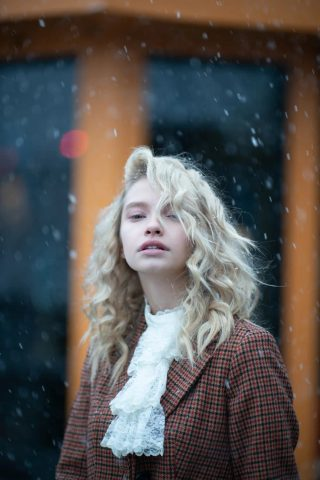
#> input picture looks/cvatik/cvatik-01.jpg, 320 x 480 px
$ python reference_match.py --reference ../looks/cvatik/cvatik-01.jpg --user-photo ../looks/cvatik/cvatik-02.jpg --output out.png
#> lines starting #> are read from the running program, lines starting #| are printed output that depends on the picture
#!/usr/bin/env python3
"""Transfer a reference photo's tone and color onto a user photo, pixel for pixel.

This is a color transform, not a renderer: it never synthesizes or moves image
content. Inputs are interpreted as sRGB unless an embedded 8-bit ICC profile
can be converted to sRGB. Tone is fitted with a smoothed empirical quantile
curve; Lab a/b mean and deviation are then matched (a Reinhard-style transform,
distinct from the original paper's l-alpha-beta color space).
"""
from __future__ import annotations

import argparse
import io
from pathlib import Path
import sys

import cv2
import numpy as np
from PIL import Image, ImageCms
from skimage.color import rgb2lab


def _read(path: Path) -> tuple[np.ndarray, np.ndarray | None, bytes | None]:
    """Read unchanged depth/channel data; return RGB(A), alpha, and ICC bytes."""
    arr = cv2.imread(str(path), cv2.IMREAD_UNCHANGED)
    if arr is None:
        raise ValueError(f"Could not read image: {path}")
    icc = None
    orientation = 1
    if path.suffix.lower() in {".tif", ".tiff"}:
        try:
            import tifffile
            with tifffile.TiffFile(path) as tf:
                icc = tf.pages[0].tags.get("InterColorProfile")
                icc = icc.value if icc is not None else None
                tag = tf.pages[0].tags.get("Orientation")
                orientation = int(tag.value) if tag is not None else 1
        except Exception:
            icc = None
    else:
        try:
            with Image.open(path) as im:
                icc = im.info.get("icc_profile")
                orientation = int(im.getexif().get(274, 1))
        except Exception:
            pass
    if arr.ndim == 2:
        arr = np.repeat(arr[..., None], 3, axis=2)
    if arr.ndim != 3 or arr.shape[2] not in (3, 4):
        raise ValueError(f"Expected grayscale, RGB, or RGBA input: {path}")
    if arr.dtype.kind not in "uif":
        raise ValueError(f"Unsupported image data type {arr.dtype}: {path}")
    if arr.dtype.kind == "f" and (not np.isfinite(arr).all() or arr.min() < 0 or arr.max() > 1):
        raise ValueError(f"Floating-point input must contain finite normalized values in [0, 1]: {path}")
    # OpenCV stores color channels as BGR(A).
    arr = arr[..., [2, 1, 0] + ([3] if arr.shape[2] == 4 else [])]
    # Apply the EXIF display transform to every channel before extracting alpha
    # or checking dimensions against masks. The transform is lossless and keeps
    # the decoded pixel values intact.
    if orientation == 2:
        arr = np.flip(arr, axis=1)
    elif orientation == 3:
        arr = np.rot90(arr, 2)
    elif orientation == 4:
        arr = np.flip(arr, axis=0)
    elif orientation == 5:
        arr = np.swapaxes(arr, 0, 1)
    elif orientation == 6:
        arr = np.rot90(arr, 3)
    elif orientation == 7:
        arr = np.flip(np.swapaxes(arr, 0, 1), axis=(0, 1))
    elif orientation == 8:
        arr = np.rot90(arr, 1)
    alpha = arr[..., 3].copy() if arr.shape[2] == 4 else None
    return arr[..., :3], alpha, icc


def _to_unit(rgb: np.ndarray) -> tuple[np.ndarray, float]:
    if rgb.dtype.kind == "f":
        return rgb.astype(np.float64), 1.0
    scale = float(np.iinfo(rgb.dtype).max)
    return rgb.astype(np.float64) / scale, scale


def _icc_to_srgb(rgb: np.ndarray, profile: bytes | None, path: Path) -> np.ndarray:
    if not profile:
        return rgb
    if rgb.dtype != np.uint8:
        try:
            name = ImageCms.getProfileName(ImageCms.ImageCmsProfile(io.BytesIO(profile))).strip().lower()
        except Exception as exc:
            raise ValueError(f"Could not identify embedded ICC profile in {path}: {exc}") from exc
        if name.startswith("srgb"):
            return rgb
        raise ValueError(
            f"{path} has a non-sRGB ICC profile, but profile conversion is only supported for 8-bit images. "
            "Convert it to 16-bit sRGB in a color-managed editor before matching; "
            "16-bit TIFF data is never silently reduced."
        )
    try:
        image = Image.fromarray(rgb, "RGB")
        source = ImageCms.ImageCmsProfile(io.BytesIO(profile))
        target = ImageCms.createProfile("sRGB")
        return np.asarray(ImageCms.profileToProfile(image, source, target, outputMode="RGB"))
    except Exception as exc:
        raise ValueError(f"Could not convert embedded ICC profile in {path}: {exc}") from exc


def _mask(path: Path | None, shape: tuple[int, int]) -> np.ndarray | None:
    if path is None:
        return None
    m = cv2.imread(str(path), cv2.IMREAD_GRAYSCALE)
    if m is None:
        raise ValueError(f"Could not read mask: {path}")
    if m.shape != shape:
        raise ValueError(f"Mask dimensions {m.shape[1]}x{m.shape[0]} do not match image {shape[1]}x{shape[0]}: {path}")
    return m.astype(np.float64) / 255.0


def _smooth_quantile_curve(source: np.ndarray, reference: np.ndarray, weights: np.ndarray | None = None,
                           reference_weights: np.ndarray | None = None) -> tuple[np.ndarray, np.ndarray]:
    """Build a monotone, smoothed empirical quantile mapping for Lab lightness."""
    s = source.ravel()
    r = reference.ravel()
    sw = weights.ravel() if weights is not None else None
    if sw is not None:
        valid = sw > 0
        s, sw = s[valid], sw[valid]
    if s.size == 0 or r.size == 0:
        raise ValueError("A region mask has no pixels")
    quantiles = np.linspace(0, 1, 257)
    sq = np.quantile(s, quantiles) if sw is None else _weighted_quantile(s, sw, quantiles)
    if reference_weights is None:
        rq = np.quantile(r, quantiles)
    else:
        rw = reference_weights.ravel()
        valid = rw > 0
        if not valid.any():
            raise ValueError("Reference region mask has no pixels")
        rq = _weighted_quantile(r[valid], rw[valid], quantiles)
    if np.ptp(sq) <= 1e-12:
        median = float(np.quantile(r, 0.5)) if reference_weights is None else float(
            _weighted_quantile(r[valid], rw[valid], np.array([0.5]))[0])
        return np.array([sq[0]]), np.array([median])
    # Smooth the target lookup while preserving monotonicity. Ties remain ties;
    # a flat source region has no recoverable local detail to spread across.
    kernel = np.array([1, 4, 6, 4, 1], dtype=np.float64) / 16
    padded = np.pad(rq, (2, 2), mode="edge")
    rq = np.convolve(padded, kernel, mode="valid")
    rq = np.maximum.accumulate(rq)
    # Collapse tied source knots and average their corresponding targets. This
    # keeps the curve single-valued and maps a flat source distribution to the
    # reference median instead of arbitrarily choosing either endpoint.
    unique, inverse, counts = np.unique(sq, return_inverse=True, return_counts=True)
    target = np.bincount(inverse, weights=rq) / counts
    return unique, np.maximum.accumulate(target)


def _weighted_quantile(values: np.ndarray, weights: np.ndarray, q: np.ndarray) -> np.ndarray:
    order = np.argsort(values)
    x, w = values[order], weights[order]
    cumulative = np.cumsum(w) - 0.5 * w
    cumulative /= max(float(w.sum()), 1e-12)
    return np.interp(q, cumulative, x, left=x[0], right=x[-1])


def _weighted_stats(values: np.ndarray, weights: np.ndarray) -> tuple[float, float]:
    wsum = max(float(weights.sum()), 1e-12)
    mean = float(np.sum(values * weights) / wsum)
    std = float(np.sqrt(np.sum((values - mean) ** 2 * weights) / wsum))
    return mean, std


def _match_lab(src: np.ndarray, ref: np.ndarray, strength: float, chroma_strength: float,
               src_weights: np.ndarray | None = None, ref_weights: np.ndarray | None = None,
               local_contrast_strength: float = 1.0) -> np.ndarray:
    """Transform a single image region in CIE Lab."""
    out = src.copy()
    if strength == 0:
        return out
    sw = np.ones(src.shape[:2]) if src_weights is None else src_weights
    rw = np.ones(ref.shape[:2]) if ref_weights is None else ref_weights
    if sw.sum() <= 0 or rw.sum() <= 0:
        return out
    src_l, ref_l = src[..., 0], ref[..., 0]
    sx, sy = _smooth_quantile_curve(src_l, ref_l, sw, rw)
    tone = np.interp(src_l, sx, sy)
    out[..., 0] = src_l + (tone - src_l) * strength
    for channel in (1, 2):
        sm, ss = _weighted_stats(src[..., channel], sw)
        rm, rs = _weighted_stats(ref[..., channel], rw)
        reinhard = (src[..., channel] - sm) * (rs / max(ss, 1e-6)) + rm
        out[..., channel] = src[..., channel] + (reinhard - src[..., channel]) * strength
    if chroma_strength > 0:
        out[..., 1:3] = _match_hue_chroma(src[..., 1:3], ref[..., 1:3], out[..., 1:3],
                                           sw, rw, strength, chroma_strength)
    if local_contrast_strength > 0:
        out[..., 0] = _match_local_contrast(out[..., 0], ref_l, sw, rw,
                                             strength, local_contrast_strength)
    return out


def _local_detail(luminance: np.ndarray, weights: np.ndarray) -> tuple[float, np.ndarray, np.ndarray] | None:
    """Measure p75 local detail only where an entire 3x3 window is in-region."""
    supported = (weights >= 0.75).astype(np.uint8)
    supported = cv2.erode(supported, np.ones((3, 3), np.uint8), borderType=cv2.BORDER_CONSTANT)
    smooth = cv2.GaussianBlur(luminance.astype(np.float32), (3, 3), 0).astype(np.float64)
    detail = np.abs(luminance - smooth)
    values = detail[supported > 0]
    if values.size < 200:
        return None
    return float(np.percentile(values, 75)), smooth, detail


def _match_local_contrast(luminance: np.ndarray, ref_luminance: np.ndarray,
                          source_weights: np.ndarray, reference_weights: np.ndarray,
                          strength: float, local_strength: float) -> np.ndarray:
    """Scale existing 3x3 local luminance deviations toward the reference."""
    if strength == 0 or local_strength == 0:
        return luminance
    source = _local_detail(luminance, source_weights)
    reference = _local_detail(ref_luminance, reference_weights)
    if source is None or reference is None:
        return luminance
    source_p75, smooth, detail = source
    reference_p75, _, _ = reference
    if source_p75 < 1e-4:
        return luminance
    gain = 1 + (reference_p75 / source_p75 - 1) * strength * local_strength
    # Apply the gain to the signed residual (not its absolute value), retaining
    # the original local structure without inventing detail in flat regions.
    result = smooth + (luminance - smooth) * gain
    return np.clip(result, 0, 100)


def _match_hue_chroma(src_ab: np.ndarray, ref_ab: np.ndarray, normalized_ab: np.ndarray,
                      sw: np.ndarray, rw: np.ndarray, strength: float,
                      hue_strength: float) -> np.ndarray:
    """Add supported, smooth hue-sector residuals after Lab normalization."""
    if strength == 0 or hue_strength == 0:
        return normalized_ab.copy()
    sectors, step, min_chroma, min_support, min_fraction = 12, 30.0, 5.0, 20.0, 0.005
    centers = np.arange(sectors) * step
    def summarize(ab: np.ndarray, weights: np.ndarray,
                  hue_source: np.ndarray | None = None) -> tuple[np.ndarray, np.ndarray]:
        hue_data = ab if hue_source is None else hue_source
        hue = (np.degrees(np.arctan2(hue_data[..., 1], hue_data[..., 0])) + 360) % 360
        chroma = np.hypot(ab[..., 0], ab[..., 1])
        result, support = np.zeros((sectors, 2)), np.zeros(sectors)
        valid = chroma >= min_chroma
        for idx, center in enumerate(centers):
            dist = np.abs((hue - center + 180) % 360 - 180) / step
            angular = np.where(dist < 1, 0.5 + 0.5 * np.cos(np.pi * dist), 0.0)
            w = angular * weights * valid
            support[idx] = w.sum()
            if support[idx] > 0:
                result[idx] = np.sum(ab * w[..., None], axis=(0, 1)) / support[idx]
        return result, support
    src_mean, src_support = summarize(src_ab, sw)
    ref_mean, ref_support = summarize(ref_ab, rw)
    src_n, ref_n = max(float(sw.sum()), 1), max(float(rw.sum()), 1)
    source_stats = [_weighted_stats(src_ab[..., c], sw) for c in (0, 1)]
    reference_stats = [_weighted_stats(ref_ab[..., c], rw) for c in (0, 1)]
    source_global = np.array([x[0] for x in source_stats])
    source_scale = np.array([x[1] for x in source_stats])
    ref_global = np.array([x[0] for x in reference_stats])
    ref_scale = np.array([x[1] for x in reference_stats])
    delta = np.zeros((sectors, 2))
    enabled = np.zeros(sectors, dtype=bool)
    for i in range(sectors):
        if (src_support[i] >= min_support and ref_support[i] >= min_support and
                src_support[i] / src_n >= min_fraction and ref_support[i] / ref_n >= min_fraction):
            scale = np.where(source_scale > 1e-8,
                             1 + strength * (ref_scale / np.maximum(source_scale, 1e-8) - 1), 1)
            predicted_global = source_global + strength * (ref_global - source_global)
            predicted = predicted_global + (src_mean[i] - source_global) * scale
            desired = src_mean[i] + strength * (ref_mean[i] - src_mean[i])
            delta[i] = (desired - predicted) * hue_strength
            enabled[i] = True
    if not enabled.any():
        return normalized_ab.copy()
    hue = (np.degrees(np.arctan2(src_ab[..., 1], src_ab[..., 0])) + 360) % 360
    chroma = np.hypot(src_ab[..., 0], src_ab[..., 1])
    out = normalized_ab.copy()
    for i, center in enumerate(centers):
        if not enabled[i]:
            continue
        dist = np.abs((hue - center + 180) % 360 - 180) / step
        weight = np.where(dist < 1, 0.5 + 0.5 * np.cos(np.pi * dist), 0.0)
        out += delta[i] * (weight * (chroma >= min_chroma))[..., None]
    return out


def _lab_to_linear_rgb(lab: np.ndarray) -> np.ndarray:
    """Convert D65 Lab to unclipped linear sRGB for real gamut decisions."""
    L, a, b = lab[..., 0], lab[..., 1], lab[..., 2]
    fy = (L + 16) / 116
    fx, fz = fy + a / 500, fy - b / 200
    delta = 6 / 29
    def invf(t: np.ndarray) -> np.ndarray:
        return np.where(t > delta, t ** 3, 3 * delta ** 2 * (t - 4 / 29))
    x, y, z = invf(fx) * 0.95047, invf(fy), invf(fz) * 1.08883
    return np.stack([3.2404542*x - 1.5371385*y - 0.4985314*z,
                     -0.969266*x + 1.8760108*y + 0.041556*z,
                     0.0556434*x - 0.2040259*y + 1.0572252*z], axis=-1)


def _linear_to_srgb(rgb: np.ndarray) -> np.ndarray:
    return np.where(rgb <= 0.0031308, 12.92 * rgb, 1.055 * np.maximum(rgb, 0) ** (1/2.4) - 0.055)


def gamut_map_lab(lab: np.ndarray) -> np.ndarray:
    """Reduce chroma until raw linear sRGB is valid, preserving Lab L and hue."""
    L, original = lab[..., 0], lab[..., 1:3]
    raw = _lab_to_linear_rgb(lab)
    bad = np.any((raw < 0) | (raw > 1) | ~np.isfinite(raw), axis=-1)
    if not bad.any():
        return np.clip(_linear_to_srgb(raw), 0, 1)
    lo, hi = np.zeros(L.shape), np.ones(L.shape)
    for _ in range(28):
        mid = (lo + hi) / 2
        trial = lab.copy()
        trial[..., 1:3] = original * mid[..., None]
        rgb = _lab_to_linear_rgb(trial)
        fits = np.all((rgb >= 0) & (rgb <= 1) & np.isfinite(rgb), axis=-1)
        lo = np.where(bad & fits, mid, lo)
        hi = np.where(bad & ~fits, mid, hi)
    corrected = lab.copy()
    corrected[..., 1:3] = np.where(bad[..., None], original * lo[..., None], original)
    return np.clip(_linear_to_srgb(_lab_to_linear_rgb(corrected)), 0, 1)


def transfer(source: np.ndarray, reference: np.ndarray, *, strength: float = 1.0,
             chroma_strength: float = 1.0, source_mask: np.ndarray | None = None,
             reference_mask: np.ndarray | None = None, local_contrast_strength: float = 1.0) -> np.ndarray:
    """Apply transfer to float RGB arrays in [0,1], returning float RGB."""
    if source.shape[-1] != 3 or reference.shape[-1] != 3:
        raise ValueError("Expected RGB arrays")
    if strength == 0:
        return source.copy()
    src_lab, ref_lab = rgb2lab(np.clip(source, 0, 1)), rgb2lab(np.clip(reference, 0, 1))
    if (source_mask is None) != (reference_mask is None):
        raise ValueError("Provide both --reference-mask and --user-mask, or neither")
    if source_mask is None:
        matched = _match_lab(src_lab, ref_lab, strength, chroma_strength,
                             local_contrast_strength=local_contrast_strength)
        return gamut_map_lab(matched)
    sm = source_mask.astype(float)
    rm = reference_mask.astype(float)
    if sm.shape != src_lab.shape[:2] or rm.shape != ref_lab.shape[:2]:
        raise ValueError("Mask dimensions must match their corresponding images")
    sw, rw = sm.ravel(), rm.ravel()
    if sw.sum() <= 0 or rw.sum() <= 0:
        raise ValueError("Region masks must contain at least one nonzero pixel")
    # Histograms and per-channel moments use the corresponding masked pixels.
    foreground = _match_lab(src_lab, ref_lab, strength, chroma_strength, sm, rm, local_contrast_strength)
    background = _match_lab(src_lab, ref_lab, strength, chroma_strength, 1 - sm, 1 - rm, local_contrast_strength)
    return gamut_map_lab(foreground * sm[..., None] + background * (1 - sm[..., None]))


def run(reference_path: Path, user_path: Path, output_path: Path, reference_mask_path: Path | None = None,
        user_mask_path: Path | None = None, strength: float = 1.0, chroma_strength: float = 1.0,
        jpeg_quality: int = 95, local_contrast_strength: float = 1.0) -> None:
    ref_raw, _, ref_icc = _read(reference_path)
    src_raw, alpha, src_icc = _read(user_path)
    ref_rgb = _icc_to_srgb(ref_raw, ref_icc, reference_path)
    src_rgb = _icc_to_srgb(src_raw, src_icc, user_path)
    ref, _ = _to_unit(ref_rgb)
    src, _ = _to_unit(src_rgb)
    rm = _mask(reference_mask_path, ref.shape[:2])
    sm = _mask(user_mask_path, src.shape[:2])
    result = transfer(src, ref, strength=strength, chroma_strength=chroma_strength,
                      source_mask=sm, reference_mask=rm, local_contrast_strength=local_contrast_strength)
    # Restore alpha exactly. Output is sRGB; source ICC metadata is not copied.
    if output_path.suffix.lower() in {".tif", ".tiff"}:
        import tifffile
        pixels = np.rint(result * 65535).astype(np.uint16)
        if alpha is not None:
            alpha_unit, _ = _to_unit(alpha)
            pixels = np.dstack([pixels, np.rint(alpha_unit * 65535).astype(np.uint16)])
        srgb_profile = ImageCms.ImageCmsProfile(ImageCms.createProfile("sRGB")).tobytes()
        tifffile.imwrite(output_path, pixels, photometric="rgb",
                         extrasamples="unassalpha" if alpha is not None else None,
                         iccprofile=srgb_profile, compression=None)
    else:
        if output_path.suffix.lower() in {".jpg", ".jpeg"}:
            pixels = np.rint(result * 255).astype(np.uint8)
        elif src_raw.dtype == np.uint8:
            pixels = np.rint(result * 255).astype(np.uint8)
        elif src_raw.dtype == np.uint16:
            pixels = np.rint(result * 65535).astype(np.uint16)
        else:
            pixels = result.astype(src_raw.dtype)
        if alpha is not None and output_path.suffix.lower() not in {".jpg", ".jpeg"}:
            pixels = np.dstack([pixels, alpha])
        bgr = pixels[..., [2, 1, 0] + ([3] if pixels.ndim == 3 and pixels.shape[2] == 4 else [])]
        params = [cv2.IMWRITE_JPEG_QUALITY, jpeg_quality] if output_path.suffix.lower() in {".jpg", ".jpeg"} else []
        if not cv2.imwrite(str(output_path), bgr, params):
            raise ValueError(f"Could not write output: {output_path}")


def main(argv: list[str] | None = None) -> int:
    parser = argparse.ArgumentParser(description=__doc__)
    parser.add_argument("--reference", type=Path, required=True)
    parser.add_argument("--user_photo", "--user-photo", dest="user_photo", type=Path, required=True)
    parser.add_argument("--output", type=Path, required=True)
    parser.add_argument("--reference-mask", type=Path)
    parser.add_argument("--user-mask", type=Path)
    parser.add_argument("--strength", type=float, default=1.0)
    parser.add_argument("--chroma-strength", type=float, default=1.0,
                        help="Optional selective hue/chroma adjustment (0 disables, 1 fully matches bins)")
    parser.add_argument("--local-contrast-strength", type=float, default=1.0,
                        help="Blend local luminance detail contrast toward the reference (0 disables)")
    parser.add_argument("--jpeg-quality", type=int, default=95)
    args = parser.parse_args(argv)
    if not 0 <= args.strength <= 1 or not 0 <= args.chroma_strength <= 1 or not 0 <= args.local_contrast_strength <= 1:
        parser.error("strength values must be between 0 and 1")
    if not 1 <= args.jpeg_quality <= 100:
        parser.error("JPEG quality must be between 1 and 100")
    try:
        run(args.reference, args.user_photo, args.output, args.reference_mask, args.user_mask,
            args.strength, args.chroma_strength, args.jpeg_quality, args.local_contrast_strength)
#> in _read, arr is the input picture: shape (480, 320, 3); mean B, G, R 81.7, 84.1, 88.1
#> in _read, `orientation = int(im.getexif().get(274, 1))`: orientation = 1
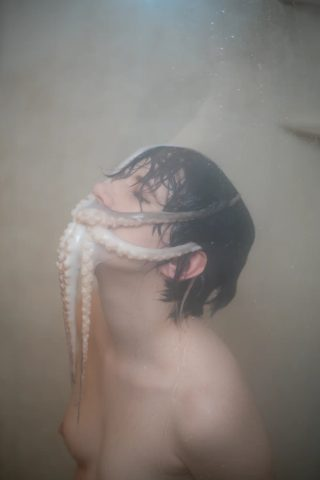
#> input picture looks/cvatik/cvatik-02.jpg, 320 x 480 px
#> in _read, arr is the input picture: shape (480, 320, 3); mean B, G, R 121.3, 126.5, 132.6
#> in _match_lab, `src_l, ref_l = src[..., 0], ref[..., 0]`:
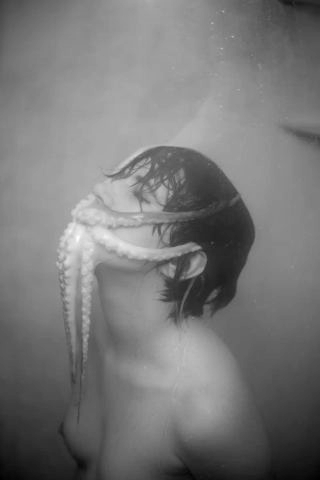
#> src_l: shape (480, 320) float64; min 18.29, max 92.43, mean 53.2; drawn with min black and max white
#> in _match_lab, `src_l, ref_l = src[..., 0], ref[..., 0]`:
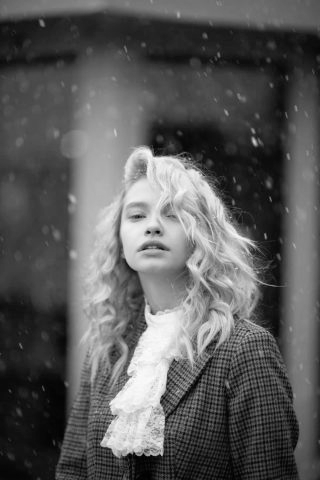
#> ref_l: shape (480, 320) float64; min 0.0791, max 98.8, mean 35.2; drawn with min black and max white
#> in _smooth_quantile_curve, `sq = np.quantile(s, quantiles) if sw is None else _weighted_quantile(s..`: sq = 257 values from 18.29 to 92.43
#> in _smooth_quantile_curve, `rq = _weighted_quantile(r[valid], rw[valid], quantiles)`: rq = 257 values from 0.0791 to 98.8
#> in _smooth_quantile_curve, `padded = np.pad(rq, (2, 2), mode="edge")`: padded = 261 values from 0.0791 to 98.8
#> in _smooth_quantile_curve, `rq = np.convolve(padded, kernel, mode="valid")`: rq = 257 values from 0.84 to 97.5
#> in _smooth_quantile_curve, `unique, inverse, counts = np.unique(sq, return_inverse=True, return_co..`: unique = 257 values from 18.29 to 92.43; inverse = 257 values from 0 to 256; counts = 257 values from 1 to 1
#> in _smooth_quantile_curve, `target = np.bincount(inverse, weights=rq) / counts`: target = 257 values from 0.84 to 97.5
#> in _match_lab, `sx, sy = _smooth_quantile_curve(src_l, ref_l, sw, rw)`: sx = 257 values from 18.29 to 92.43; sy = 257 values from 0.84 to 97.5
#> in _match_lab, `tone = np.interp(src_l, sx, sy)`:
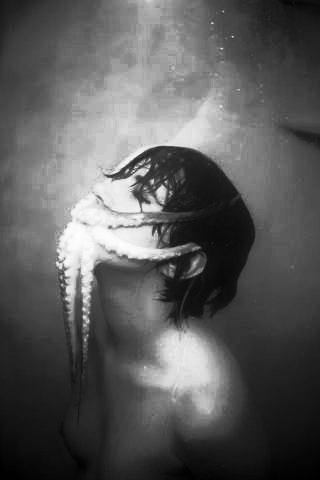
#> tone: shape (480, 320) float64; min 0.84, max 97.5, mean 35.2; drawn with min black and max white
#> the loop in _match_lab, `for channel in (1, 2):` made 2 passes
#> (sm, ss, rm, rs) on passes 1 to 2: (1.48, 3.37, 2.74, 7.38), (3.75, 3.93, 2.32, 13.33)
#> pass 1, in _match_lab, `reinhard = (src[..., channel] - sm) * (rs / max(ss, 1e-6)) + rm`:
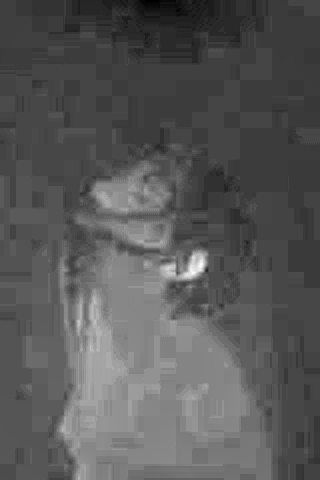
#> reinhard: shape (480, 320) float64; min -16.91, max 40.11, mean 2.7; drawn with min black and max white
#> pass 2, in _match_lab, `reinhard = (src[..., channel] - sm) * (rs / max(ss, 1e-6)) + rm`:
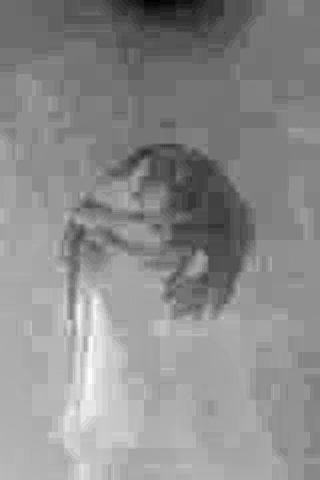
#> reinhard: shape (480, 320) float64; min -49.6, max 44.92, mean 2.3; drawn with min black and max white
#> (the rest of the program and of its run is left out)
